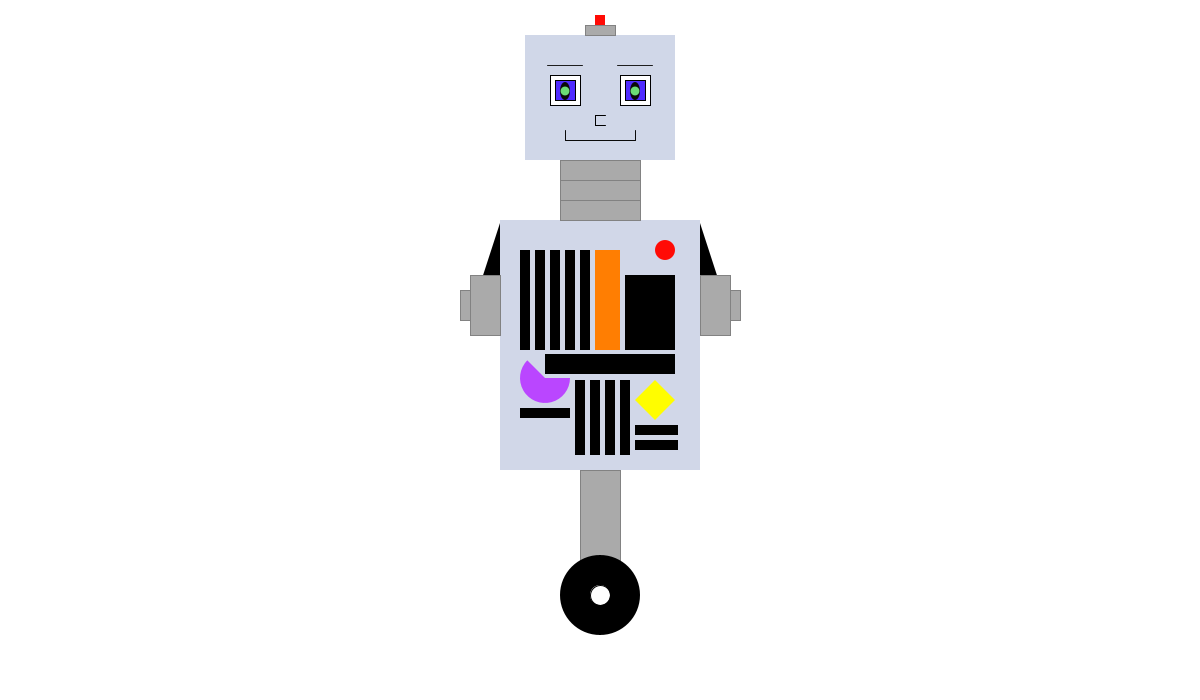
Frame 1 (no input)
Frame 60 (the mouse pressed at the canvas centre just before this capture): identical to frame 1, image omitted
Frame 120 (the mouse held since frame 60 and released just before this capture): identical to frame 1, image omitted

The Processing sketch that drew this single still picture (run headless with seeded random() and noise(); from frame 60 on, the mouse is pressed at the canvas centre):

// Processing sketch: SketchToPort_alternative
// ── SketchToPort_alternative.pde
// sketch originally by Maria Rojas -->openprocessing.org/sketch/404789

// Port this sketch to p5.js

// add variables to make it move either with keypress or automatically

;

void setup() {
  //(size (x,y); 
  size (1200, 700);
}

void draw() {

  background (255); 


  //body
  noStroke();
  fill(209, 215, 232);
  rect(500, 220, 200, 250);

  //head
  noStroke(); 
  fill(208, 215, 232);
  rect(525, 35, 150, 125);

  //ears
  stroke(0);
  fill(0);



  //face
  //eyes
  stroke(0);
  fill(255); 
  rect(550, 75, 30, 30);
  rect(620, 75, 30, 30);

  stroke(0);
  fill(80, 43, 255);
  rect(555, 80, 20, 20); 
  rect(625, 80, 20, 20);
  //pupils
  noStroke();
  fill(10);
  ellipse(565, 91, 10, 18);
  ellipse(635, 91, 10, 18);
  //circle
  noStroke();
  fill(114, 232, 124, 240);
  ellipse(565, 91, 9, 9);
  ellipse(635, 91, 9, 9);


  //nose
  stroke(0);
  fill(0);
  line(595, 115, 605, 115);
  line(595, 115, 595, 125);
  line(595, 125, 605, 125);

  //mouth
  stroke(10);
  fill(0);
  line(565, 140, 635, 140);
  line(565, 130, 565, 140);
  line(635, 130, 635, 140);

  //eyebrows
  stroke(30);
  fill(0);
  line(547, 65, 582, 65);
  line(617, 65, 652, 65);

  //tophead
  stroke(130);
  fill(170);
  rect(585, 25, 30, 10);


  noStroke();
  fill(255, 11, 5);
  rect(595, 15, 10, 10); 

  //neck
  stroke(130);
  fill(170);
  rect(560, 160, 80, 20);
  rect(560, 180, 80, 20);
  rect(560, 200, 80, 20);

  //triangles
  noStroke();
  fill(0);
  triangle(500, 223, 500, 300, 475, 300);
  triangle(700, 223, 700, 300, 725, 300);


  //leftarm
  stroke(130);
  fill(170);
  rect(470, 275, 30, 60);

  stroke(130);
  fill(170);
  rect(460, 290, 10, 30);

  noStroke();
  fill(0);


  //rightarm
  stroke(130);
  fill(170);
  rect(700, 275, 30, 60);

  stroke(130);
  fill(170);
  rect(730, 290, 10, 30);

  noStroke();
  fill(0);



  //leg
  stroke(130);
  fill(170);
  rect(580, 470, 40, 125);

  //wheel
  noStroke();
  fill(0);
  ellipse(600, 595, 80, 80);

  stroke(0);
  fill(255);
  ellipse(600, 595, 20, 20);

  //bodydetails
  noStroke();
  fill(255, 11, 5);
  ellipse(665, 250, 20, 20);
  noStroke();
  fill(0);
  rect(625, 275, 50, 75);

  noStroke();
  fill(0);
  rect(520, 250, 10, 100);
  rect(535, 250, 10, 100);
  rect(550, 250, 10, 100);
  rect(565, 250, 10, 100);
  rect(580, 250, 10, 100);

  noStroke();
  fill(255, 126, 2);
  rect(595, 250, 25, 100);

  //arc
  noStroke();
  fill(186, 70, 255);
  arc(545, 378, 50, 50, 0, PI+QUARTER_PI, PIE);

  //rectangle
  noStroke();
  fill(0);
  rect(545, 354, 130, 20);

  //quad
  noStroke();
  fill(255, 253, 0);
  quad(655, 380, 675, 400, 655, 420, 635, 400);

  noStroke();
  fill(0);
  rect(575, 380, 10, 75);
  rect(590, 380, 10, 75);
  rect(605, 380, 10, 75);
  rect(620, 380, 10, 75);

  noStroke();
  fill(0);
  rect(520, 408, 50, 10);
  rect(635, 425, 43, 10);
  rect(635, 440, 43, 10);
}
